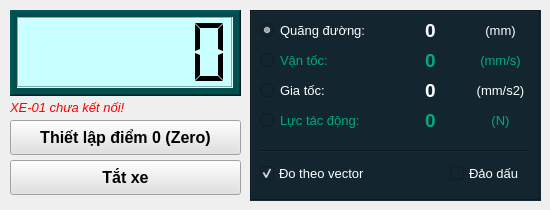
      <widget class="QWidget" name="tab">
       <attribute name="title">
        <string>          XE - 01          </string>
       </attribute>
       <widget class="QFrame" name="frame_4">
        <property name="geometry">
         <rect>
          <x>10</x>
          <y>10</y>
          <width>231</width>
          <height>86</height>
         </rect>
        </property>
        <property name="styleSheet">
         <string notr="true">background-color: rgb(0, 80, 80);</string>
        </property>
        <property name="frameShape">
         <enum>QFrame::WinPanel</enum>
        </property>
        <property name="frameShadow">
         <enum>QFrame::Raised</enum>
        </property>
        <widget class="QLCDNumber" name="lcdNumber_Value_1">
         <property name="geometry">
          <rect>
           <x>7</x>
           <y>7</y>
           <width>216</width>
           <height>71</height>
          </rect>
         </property>
         <property name="styleSheet">
          <string notr="true">background-color: rgb(200, 255, 255);
color: rgb(0, 0, 0);</string>
         </property>
         <property name="frameShape">
          <enum>QFrame::Box</enum>
         </property>
         <property name="frameShadow">
          <enum>QFrame::Sunken</enum>
         </property>
         <property name="lineWidth">
          <number>1</number>
         </property>
         <property name="smallDecimalPoint">
          <bool>false</bool>
         </property>
         <property name="digitCount">
          <number>6</number>
         </property>
         <property name="segmentStyle">
          <enum>QLCDNumber::Flat</enum>
         </property>
         <property name="value" stdset="0">
          <double>0.000000000000000</double>
         </property>
         <property name="intValue" stdset="0">
          <number>0</number>
         </property>
        </widget>
       </widget>
       <widget class="QFrame" name="frame_3">
        <property name="geometry">
         <rect>
          <x>250</x>
          <y>10</y>
          <width>291</width>
          <height>191</height>
         </rect>
        </property>
        <property name="styleSheet">
         <string notr="true">background-color: #132630;</string>
        </property>
        <property name="frameShape">
         <enum>QFrame::Box</enum>
        </property>
        <property name="frameShadow">
         <enum>QFrame::Sunken</enum>
        </property>
        <widget class="QLabel" name="label_Display_Car_S1">
         <property name="geometry">
          <rect>
           <x>140</x>
           <y>10</y>
           <width>81</width>
           <height>20</height>
          </rect>
         </property>
         <property name="font">
          <font>
           <pointsize>14</pointsize>
           <bold>true</bold>
          </font>
         </property>
         <property name="styleSheet">
          <string notr="true">color: rgb(255, 255, 255);</string>
         </property>
         <property name="text">
          <string>0</string>
         </property>
         <property name="alignment">
          <set>Qt::AlignCenter</set>
         </property>
        </widget>
        <widget class="QLabel" name="label_Display_Car_F1">
         <property name="geometry">
          <rect>
           <x>140</x>
           <y>100</y>
           <width>81</width>
           <height>20</height>
          </rect>
         </property>
         <property name="font">
          <font>
           <pointsize>14</pointsize>
           <bold>true</bold>
          </font>
         </property>
         <property name="styleSheet">
          <string notr="true">color: rgb(0, 170, 127);</string>
         </property>
         <property name="text">
          <string>0</string>
         </property>
         <property name="alignment">
          <set>Qt::AlignCenter</set>
         </property>
        </widget>
        <widget class="QLabel" name="label_Display_Car_V1">
         <property name="geometry">
          <rect>
           <x>140</x>
           <y>40</y>
           <width>81</width>
           <height>20</height>
          </rect>
         </property>
         <property name="font">
          <font>
           <pointsize>14</pointsize>
           <bold>true</bold>
          </font>
         </property>
         <property name="styleSheet">
          <string notr="true">color: rgb(0, 170, 127);</string>
         </property>
         <property name="text">
          <string>0</string>
         </property>
         <property name="alignment">
          <set>Qt::AlignCenter</set>
         </property>
        </widget>
        <widget class="QLabel" name="label_Display_Car_A1">
         <property name="geometry">
          <rect>
           <x>140</x>
           <y>70</y>
           <width>81</width>
           <height>20</height>
          </rect>
         </property>
         <property name="font">
          <font>
           <pointsize>14</pointsize>
           <bold>true</bold>
          </font>
         </property>
         <property name="styleSheet">
          <string notr="true">color: rgb(255, 255, 255);</string>
         </property>
         <property name="text">
          <string>0</string>
         </property>
         <property name="alignment">
          <set>Qt::AlignCenter</set>
         </property>
        </widget>
        <widget class="QLabel" name="label_Display_Car_Unit_A1">
         <property name="geometry">
          <rect>
           <x>220</x>
           <y>70</y>
           <width>61</width>
           <height>20</height>
          </rect>
         </property>
         <property name="font">
          <font>
           <pointsize>10</pointsize>
           <bold>false</bold>
          </font>
         </property>
         <property name="styleSheet">
          <string notr="true">color: rgb(255, 255, 255);</string>
         </property>
         <property name="text">
          <string>(mm/s2)</string>
         </property>
         <property name="alignment">
          <set>Qt::AlignCenter</set>
         </property>
        </widget>
        <widget class="QLabel" name="label_Display_Car_Unit_F1">
         <property name="geometry">
          <rect>
           <x>220</x>
           <y>100</y>
           <width>61</width>
           <height>20</height>
          </rect>
         </property>
         <property name="font">
          <font>
           <pointsize>10</pointsize>
           <bold>false</bold>
          </font>
         </property>
         <property name="styleSheet">
          <string notr="true">color: rgb(0, 170, 127);</string>
         </property>
         <property name="text">
          <string>(N)</string>
         </property>
         <property name="alignment">
          <set>Qt::AlignCenter</set>
         </property>
        </widget>
        <widget class="QLabel" name="label_Display_Car_Unit_V1">
         <property name="geometry">
          <rect>
           <x>220</x>
           <y>40</y>
           <width>61</width>
           <height>20</height>
          </rect>
         </property>
         <property name="font">
          <font>
           <pointsize>10</pointsize>
           <bold>false</bold>
          </font>
         </property>
         <property name="styleSheet">
          <string notr="true">color: rgb(0, 170, 127);</string>
         </property>
         <property name="text">
          <string>(mm/s)</string>
         </property>
         <property name="alignment">
          <set>Qt::AlignCenter</set>
         </property>
        </widget>
        <widget class="QLabel" name="label_Display_Car_Unit_S1">
         <property name="geometry">
          <rect>
           <x>220</x>
           <y>10</y>
           <width>61</width>
           <height>20</height>
          </rect>
         </property>
         <property name="font">
          <font>
           <pointsize>10</pointsize>
           <bold>false</bold>
          </font>
         </property>
         <property name="styleSheet">
          <string notr="true">color: rgb(255, 255, 255);</string>
         </property>
         <property name="text">
          <string>(mm)</string>
         </property>
         <property name="alignment">
          <set>Qt::AlignCenter</set>
         </property>
        </widget>
        <widget class="QRadioButton" name="radioButton_Display_Car_S1">
         <property name="geometry">
          <rect>
           <x>10</x>
           <y>10</y>
           <width>131</width>
           <height>21</height>
          </rect>
         </property>
         <property name="font">
          <font>
           <pointsize>10</pointsize>
          </font>
         </property>
         <property name="styleSheet">
          <string notr="true">color: rgb(255, 255, 255);</string>
         </property>
         <property name="text">
          <string>Quãng đường:</string>
         </property>
         <property name="checked">
          <bool>true</bool>
         </property>
        </widget>
        <widget class="QRadioButton" name="radioButton_Display_Car_V1">
         <property name="geometry">
          <rect>
           <x>10</x>
           <y>40</y>
           <width>131</width>
           <height>21</height>
          </rect>
         </property>
         <property name="font">
          <font>
           <pointsize>10</pointsize>
          </font>
         </property>
         <property name="styleSheet">
          <string notr="true">color: rgb(0, 170, 127);</string>
         </property>
         <property name="text">
          <string>Vận tốc:</string>
         </property>
        </widget>
        <widget class="QRadioButton" name="radioButton_Display_Car_A1">
         <property name="geometry">
          <rect>
           <x>10</x>
           <y>70</y>
           <width>131</width>
           <height>21</height>
          </rect>
         </property>
         <property name="font">
          <font>
           <pointsize>10</pointsize>
          </font>
         </property>
         <property name="styleSheet">
          <string notr="true">color: rgb(255, 255, 255);</string>
         </property>
         <property name="text">
          <string>Gia tốc:</string>
         </property>
        </widget>
        <widget class="QRadioButton" name="radioButton_Display_Car_F1">
         <property name="geometry">
          <rect>
           <x>10</x>
           <y>100</y>
           <width>131</width>
           <height>20</height>
          </rect>
         </property>
         <property name="font">
          <font>
           <pointsize>10</pointsize>
          </font>
         </property>
         <property name="styleSheet">
          <string notr="true">color: rgb(0, 170, 127);</string>
         </property>
         <property name="text">
          <string>Lực tác động:</string>
         </property>
        </widget>
        <widget class="QCheckBox" name="checkBox_Display_Car_Vector1">
         <property name="geometry">
          <rect>
           <x>10</x>
           <y>150</y>
           <width>121</width>
           <height>27</height>
          </rect>
         </property>
         <property name="font">
          <font>
           <pointsize>10</pointsize>
          </font>
         </property>
         <property name="styleSheet">
          <string notr="true">color: rgb(255, 255, 255);</string>
         </property>
         <property name="text">
          <string>Đo theo vector</string>
         </property>
         <property name="checked">
          <bool>true</bool>
         </property>
        </widget>
        <widget class="Line" name="line_18">
         <property name="geometry">
          <rect>
           <x>10</x>
           <y>140</y>
           <width>271</width>
           <height>3</height>
          </rect>
         </property>
         <property name="orientation">
          <enum>Qt::Horizontal</enum>
         </property>
        </widget>
        <widget class="QCheckBox" name="checkBox_Display_Car_reSign1">
         <property name="geometry">
          <rect>
           <x>200</x>
           <y>150</y>
           <width>81</width>
           <height>27</height>
          </rect>
         </property>
         <property name="font">
          <font>
           <pointsize>10</pointsize>
          </font>
         </property>
         <property name="styleSheet">
          <string notr="true">color: rgb(255, 255, 255);</string>
         </property>
         <property name="text">
          <string>Đảo dấu</string>
         </property>
         <property name="checked">
          <bool>false</bool>
         </property>
        </widget>
       </widget>
       <widget class="QPushButton" name="pushButton_SetZero_Car1">
        <property name="geometry">
         <rect>
          <x>10</x>
          <y>120</y>
          <width>231</width>
          <height>35</height>
         </rect>
        </property>
        <property name="font">
         <font>
          <pointsize>12</pointsize>
          <bold>true</bold>
         </font>
        </property>
        <property name="styleSheet">
         <string notr="true">background-color: rgb(225, 225, 225);</string>
        </property>
        <property name="text">
         <string>Thiết lập điểm 0 (Zero)</string>
        </property>
       </widget>
       <widget class="QPushButton" name="pushButton_Shutdown_Car1">
        <property name="geometry">
         <rect>
          <x>10</x>
          <y>160</y>
          <width>231</width>
          <height>35</height>
         </rect>
        </property>
        <property name="font">
         <font>
          <pointsize>12</pointsize>
          <bold>true</bold>
         </font>
        </property>
        <property name="styleSheet">
         <string notr="true">background-color: rgb(225, 225, 225);</string>
        </property>
        <property name="text">
         <string>Tắt xe</string>
        </property>
       </widget>
       <widget class="QLabel" name="label_CAR01_Connect">
        <property name="geometry">
         <rect>
          <x>10</x>
          <y>96</y>
          <width>231</width>
          <height>22</height>
         </rect>
        </property>
        <property name="font">
         <font>
          <pointsize>10</pointsize>
          <italic>true</italic>
          <bold>false</bold>
         </font>
        </property>
        <property name="styleSheet">
         <string notr="true">color: rgb(255, 0, 0);</string>
        </property>
        <property name="text">
         <string>XE-01 chưa kết nối!</string>
        </property>
       </widget>
      </widget>
